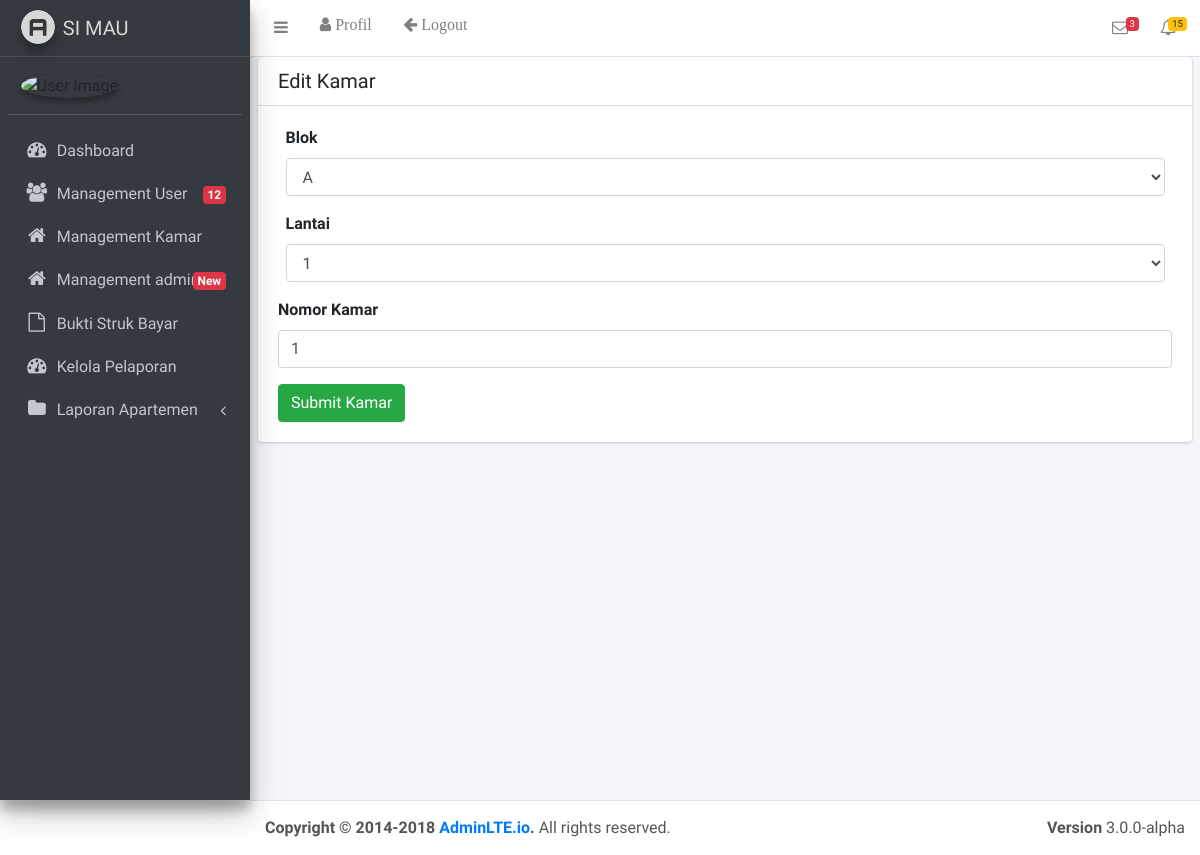
The page /admin/index.php?modul=edit_kamar&id_kamar=1 on the database its author committed.
### tables this page shows
CREATE TABLE `kamar` (
  `id_kamar` int(11) NOT NULL,
  `blok` varchar(50) NOT NULL,
  `lantai` int(11) NOT NULL,
  `nomor` int(11) NOT NULL,
  `kapasitas` int(11) NOT NULL,
  `jenis_kelamin` varchar(100) NOT NULL
);

### admin/modul/edit_kamar.php (the view, shortened to what this page needs)
<?php
$id = $_GET['id_kamar'];
$query ="SELECT * FROM kamar WHERE id_kamar='$id'";
$que = mysqli_query($connect,$query);
$sql=mysqli_fetch_array($que);
?>
<div class="card">
            <div class="card-header">
              <h3 class="card-title">Edit Kamar</h3>
            </div>
            <div class="card-body">
              <form method="post">
              <div class="form-group">
                        <label for="inputName2" class="col-sm-2 control-label">Blok</label>
                        <div class="col-sm-12">
                          <select class="form-control" name="blok">
                            <option <?php if( $sql['blok'] =='A'){echo "selected"; } ?>  value="A">A</option>
                          </select>
                        </div>
                </div>
                  <div class="form-group">
                        <label for="inputName2" class="col-sm-2 control-label">Lantai</label>
                        <div class="col-sm-12">
                          <select class="form-control" name="lantai">
                            <option <?php if( $sql['lantai'] =='1'){echo "selected"; } ?> value="1">1</option>
                          </select>
                        </div>
                      </div>
                  <div class="form-group">
                    <label for="exampleInputPassword1">Nomor Kamar</label>
                    <input type="number" name="nomor" class="form-control" id="exampleInputPassword1" placeholder="Masukkan Nomor Kamar" value="<?php echo $sql['nomor'] ?>">
                  </div>
                  <input type="submit" name="kamar" value="Submit Kamar" class="btn btn-success">
                  </form>
            </div>
          </div>

### rows shown on the page
kamar: blok "A", lantai "1", nomor "1"

### other values the page prints
$count_baru "12"
